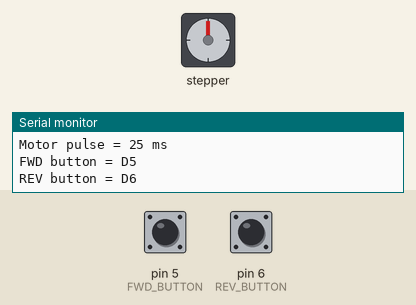
Bench run of a sketch on a simulated Arduino Nano, built with avr-gcc and run on an emulated ATmega328P. Parts: stepper motor, the last lines printed to the serial monitor. Wiring (inferred from the names in the program): stepper motor driver (400 steps per turn assumed): step pin 2; direction pin 3; enable pin 4. Inputs (shaded band) come from the test bench; at power-on: pin 6 (REV_BUTTON) HIGH, pin 5 (FWD_BUTTON) HIGH. The local clock reads 2024-03-15 10:24:30 at power-on unless the sketch sets it; EEPROM starts erased.

Above: at 2.2 s.
2.3 s: pin 6 (REV_BUTTON) pulled LOW for 1 s
At 2.54 s:
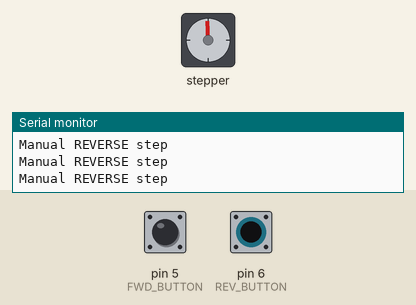
5.3 s: pin 6 (REV_BUTTON) pulled LOW for 3.2 s
At 9.2 s:
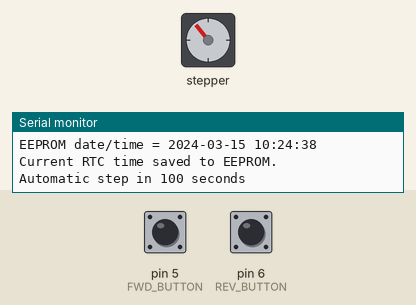
10.0 s: pin 6 (REV_BUTTON) pulled LOW for 1 s
At 10.15 s:
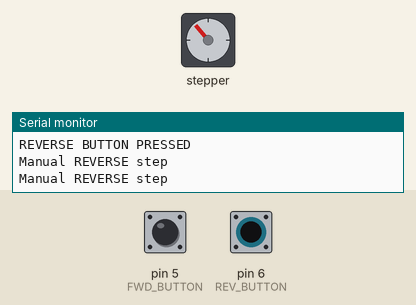
13.0 s: pin 5 (FWD_BUTTON) pulled LOW for 1 s
At 13.2 s:
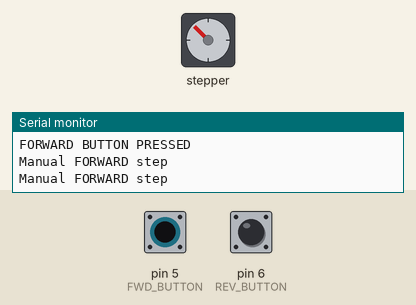
16.0 s: pin 6 (REV_BUTTON) pulled LOW for 3.2 s
At 19.7 s:
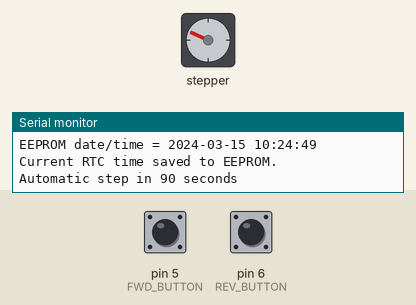
20.7 s: pin 6 (REV_BUTTON) pulled LOW for 3.2 s
At 24.5 s:
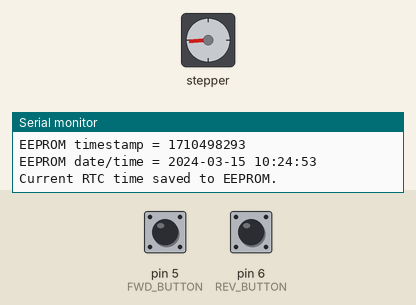
Timing chart, 0 to 26.0 s (numbered marks = the images above; inputs shaded):
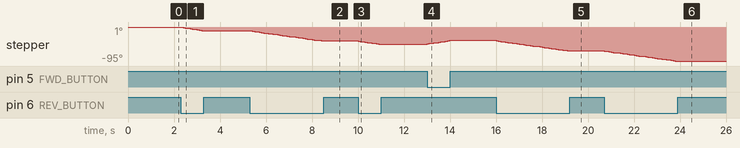

Measured:
- after the input at 5.3 s, stepper: turns 29° counter-clockwise in 3.1 s, starting at once
- after the input at 13.0 s, stepper: turns 10° clockwise in 1.0 s, starting at once
- after the input at 16.0 s, stepper: turns 29° counter-clockwise in 3.1 s, starting at once
- after the input at 20.7 s, stepper: turns 29° counter-clockwise in 3.1 s, starting at once

The sketch:

MomaClock.ino
```cpp
#include <Wire.h>
#include <RTClib.h>
#include <EEPROM.h>

// ============================================================
// MomaClock
// ============================================================
//
// Arduino Nano
//
// DS3231 RTC       = I2C 0x68
// AT24C32 EEPROM   = I2C 0x57
//
// Motor / EasyDriver:
// STEP   = D2
// DIR    = D3
// ENABLE = D4  ACTIVE LOW
//
// Buttons:
// FWD    = D5  ACTIVE LOW
// REV    = D6  ACTIVE LOW
//
// EasyDriver:
// FULL STEP
// 400 full steps = 1 revolution
//
// Clock:
// 1 step = 108 seconds
//
// Motor pulse proven in diagnostic test:
// STEP HIGH
// 25 ms
// STEP LOW
//
// ============================================================


// ============================================================
// PINS
// ============================================================

const byte STEP_PIN = 2;
const byte DIR_PIN = 3;
const byte ENABLE_PIN = 4;

const byte FWD_BUTTON = 5;
const byte REV_BUTTON = 6;


// ============================================================
// MOTOR
// ============================================================

const unsigned int STEPS_PER_REVOLUTION = 400;

const unsigned long SECONDS_PER_STEP = 108;

// Proven working pulse.
const unsigned long STEP_PULSE_US = 25000;

// Time between manual steps while button is held.
const unsigned long MANUAL_STEP_INTERVAL_MS = 100;

const byte ENABLE_ON = LOW;
const byte ENABLE_OFF = HIGH;


// ============================================================
// RTC / EEPROM
// ============================================================

RTC_DS3231 rtc;

const int EEPROM_ADDRESS = 0;


// ============================================================
// AUTOMATIC STEP
// ============================================================

unsigned long lastAutomaticStepMillis = 0;

long lastCountdownValue = -1;


// ============================================================
// MANUAL BUTTON TIMING
// ============================================================

unsigned long lastManualStepMillis = 0;

bool manualMovementActive = false;


// ============================================================
// SETUP
// ============================================================

void setup()
{
    Serial.begin(115200);

    delay(1000);

    Serial.println();
    Serial.println("========================================");
    Serial.println("MomaClock STARTUP");
    Serial.println("========================================");
    Serial.println();


    // --------------------------------------------------------
    // MOTOR PINS
    // --------------------------------------------------------

    pinMode(STEP_PIN, OUTPUT);
    pinMode(DIR_PIN, OUTPUT);
    pinMode(ENABLE_PIN, OUTPUT);

    digitalWrite(STEP_PIN, LOW);
    digitalWrite(DIR_PIN, LOW);

    digitalWrite(ENABLE_PIN, ENABLE_OFF);


    // --------------------------------------------------------
    // BUTTONS
    // --------------------------------------------------------

    pinMode(FWD_BUTTON, INPUT_PULLUP);
    pinMode(REV_BUTTON, INPUT_PULLUP);


    // --------------------------------------------------------
    // I2C
    // --------------------------------------------------------

    Wire.begin();


    // --------------------------------------------------------
    // DS3231
    // --------------------------------------------------------

    if (rtc.begin())
    {
        Serial.println("DS3231 RTC detected.");
    }
    else
    {
        Serial.println("ERROR: DS3231 RTC NOT detected.");
    }


    // --------------------------------------------------------
    // AT24C32
    // --------------------------------------------------------

    Wire.beginTransmission(0x57);

    byte eepromResult = Wire.endTransmission();

    if (eepromResult == 0)
    {
        Serial.println("AT24C32 EEPROM detected.");
    }
    else
    {
        Serial.print("ERROR: AT24C32 EEPROM NOT detected. Code = ");
        Serial.println(eepromResult);
    }


    // --------------------------------------------------------
    // EEPROM SAVED REFERENCE
    // --------------------------------------------------------

    unsigned long savedTimestamp = 0;

    EEPROM.get(EEPROM_ADDRESS, savedTimestamp);

    Serial.println();
    Serial.println("EEPROM SAVED MOTOR REFERENCE:");

    Serial.print("Timestamp = ");
    Serial.println(savedTimestamp);

    if (savedTimestamp != 0 &&
        savedTimestamp != 0xFFFFFFFFUL)
    {
        DateTime savedTime(savedTimestamp);

        Serial.print("Date/time = ");
        printDateTime(savedTime);
    }
    else
    {
        Serial.println("No valid EEPROM timestamp.");
    }


    // --------------------------------------------------------
    // CURRENT RTC
    // --------------------------------------------------------

    DateTime now = rtc.now();

    Serial.println();
    Serial.println("RTC CURRENT TIME:");

    Serial.print("Timestamp = ");
    Serial.println(now.unixtime());

    Serial.print("Date/time = ");
    printDateTime(now);


    // --------------------------------------------------------
    // MOTOR
    // --------------------------------------------------------
    //
    // Driver is left DISABLED here. stepMotor() enables it only
    // for the duration of each pulse so it isn't holding current
    // (and heating up) between steps.
    //
    // --------------------------------------------------------

    digitalWrite(ENABLE_PIN, ENABLE_OFF);

    Serial.println();
    Serial.println("Motor driver idles disabled between steps.");

    Serial.println();
    Serial.println("========================================");
    Serial.println("CLOCK START");
    Serial.println("========================================");

    Serial.print("Seconds per automatic step = ");
    Serial.println(SECONDS_PER_STEP);

    Serial.print("Motor pulse = ");
    Serial.print(STEP_PULSE_US / 1000);
    Serial.println(" ms");

    Serial.println();
    Serial.println("FWD button = D5");
    Serial.println("REV button = D6");
    Serial.println();


    // --------------------------------------------------------
    // START AUTOMATIC TIMER
    // --------------------------------------------------------

    lastAutomaticStepMillis = millis();

    lastManualStepMillis = millis();

    lastCountdownValue = SECONDS_PER_STEP;
}


// ============================================================
// LOOP
// ============================================================

void loop()
{
    unsigned long currentMillis = millis();

    bool fwdPressed = (digitalRead(FWD_BUTTON) == LOW);
    bool revPressed = (digitalRead(REV_BUTTON) == LOW);


    // ========================================================
    // MANUAL BUTTON CONTROL
    // ========================================================
    //
    // If FWD is held:
    //     motor repeatedly steps FORWARD.
    //
    // If REV is held:
    //     motor repeatedly steps REVERSE.
    //
    // If neither is held:
    //     manual movement stops.
    //
    // ========================================================

    if (fwdPressed && !revPressed)
    {
        if (!manualMovementActive)
        {
            Serial.println();
            Serial.println("FORWARD BUTTON PRESSED");

            manualMovementActive = true;

            // Reset manual timing so first step occurs immediately.
            lastManualStepMillis =
                currentMillis - MANUAL_STEP_INTERVAL_MS;
        }


        if (currentMillis - lastManualStepMillis >=
            MANUAL_STEP_INTERVAL_MS)
        {
            lastManualStepMillis = currentMillis;

            digitalWrite(DIR_PIN, HIGH);

            delayMicroseconds(100);

            stepMotor();

            Serial.println("Manual FORWARD step");
        }
    }
    else if (revPressed && !fwdPressed)
    {
        if (!manualMovementActive)
        {
            Serial.println();
            Serial.println("REVERSE BUTTON PRESSED");

            manualMovementActive = true;

            // Reset manual timing so first step occurs immediately.
            lastManualStepMillis =
                currentMillis - MANUAL_STEP_INTERVAL_MS;
        }


        if (currentMillis - lastManualStepMillis >=
            MANUAL_STEP_INTERVAL_MS)
        {
            lastManualStepMillis = currentMillis;

            digitalWrite(DIR_PIN, LOW);

            delayMicroseconds(100);

            stepMotor();

            Serial.println("Manual REVERSE step");
        }
    }
    else
    {
        // Neither button pressed,
        // or both buttons pressed.

        if (manualMovementActive)
        {
            Serial.println();
            Serial.println("MANUAL MOVEMENT STOPPED");

            saveCurrentRtcTimeToEEPROM();

            manualMovementActive = false;

            Serial.println("Current RTC time saved to EEPROM.");
            Serial.println();
        }
    }


    // ========================================================
    // AUTOMATIC CLOCK STEP
    // ========================================================
    //
    // Do not perform an automatic step while a manual button
    // is being held.
    //
    // ========================================================

    if (!fwdPressed && !revPressed)
    {
        unsigned long elapsedSeconds =
            (currentMillis - lastAutomaticStepMillis) / 1000UL;


        if (elapsedSeconds >= SECONDS_PER_STEP)
        {
            Serial.println();
            Serial.println("========================================");
            Serial.println("AUTOMATIC STEP NOW");
            Serial.println("========================================");

            Serial.println("Direction = FORWARD");

            digitalWrite(DIR_PIN, HIGH);

            delayMicroseconds(100);

            stepMotor();

            Serial.println("ONE AUTOMATIC STEP COMPLETE.");

            Serial.println("========================================");
            Serial.println();


            // Start the next 108-second period.
            lastAutomaticStepMillis = millis();

            lastCountdownValue = SECONDS_PER_STEP;
        }
        else
        {
            updateAutomaticCountdown(currentMillis);
        }
    }
    else
    {
        // While manually operating, don't print countdown.
        lastCountdownValue = -1;
    }
}


// ============================================================
// MOTOR STEP
// ============================================================
//
// This is the motor pulse that was tested successfully.
//
// ============================================================

void stepMotor()
{
    // Wake the driver only for this step so it isn't holding full
    // coil current (and heating up) during the long idle periods.
    digitalWrite(ENABLE_PIN, ENABLE_ON);

    delayMicroseconds(500);

    digitalWrite(STEP_PIN, HIGH);

    // delayMicroseconds() is only accurate up to ~16383us on AVR;
    // STEP_PULSE_US (25000) overflows it, so use delay() instead.
    delay(STEP_PULSE_US / 1000UL);

    digitalWrite(STEP_PIN, LOW);

    digitalWrite(ENABLE_PIN, ENABLE_OFF);
}


// ============================================================
// AUTOMATIC COUNTDOWN
// ============================================================

void updateAutomaticCountdown(unsigned long currentMillis)
{
    unsigned long elapsed =
        (currentMillis - lastAutomaticStepMillis) / 1000UL;

    if (elapsed >= SECONDS_PER_STEP)
    {
        return;
    }


    long remaining =
        (long)SECONDS_PER_STEP - (long)elapsed;


    if (remaining != lastCountdownValue)
    {
        // Every 10 seconds during the long wait.
        // Every second during the final 10 seconds.

        if ((remaining % 10) == 0 ||
            remaining <= 10)
        {
            Serial.print("Automatic step in ");
            Serial.print(remaining);
            Serial.println(" seconds");
        }

        lastCountdownValue = remaining;
    }
}


// ============================================================
// SAVE RTC TIME TO EEPROM
// ============================================================

void saveCurrentRtcTimeToEEPROM()
{
    DateTime now = rtc.now();

    unsigned long timestamp = now.unixtime();

    EEPROM.put(EEPROM_ADDRESS, timestamp);

    Serial.print("EEPROM timestamp = ");
    Serial.println(timestamp);

    Serial.print("EEPROM date/time = ");
    printDateTime(now);
}


// ============================================================
// PRINT DATE/TIME
// ============================================================

void printDateTime(const DateTime& dt)
{
    Serial.print(dt.year());
    Serial.print("-");

    if (dt.month() < 10)
    {
        Serial.print("0");
    }

    Serial.print(dt.month());
    Serial.print("-");

    if (dt.day() < 10)
    {
        Serial.print("0");
    }

    Serial.print(dt.day());
    Serial.print(" ");

    if (dt.hour() < 10)
    {
        Serial.print("0");
    }

    Serial.print(dt.hour());
    Serial.print(":");

    if (dt.minute() < 10)
    {
        Serial.print("0");
    }

    Serial.print(dt.minute());
    Serial.print(":");

    if (dt.second() < 10)
    {
        Serial.print("0");
    }

    Serial.println(dt.second());
}
```
